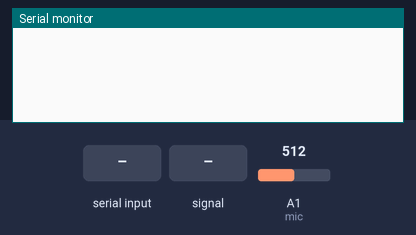
A sketch run on a simulated Arduino Uno, built with avr-gcc and run on an emulated ATmega328P. Shown: the last lines printed to the serial monitor. The inputs (shaded band) are chosen by the test bench; at power-on: A1 (mic) = 512.

Above: at 1.2 s.
1.3 s: "1" received over Serial
At 1.72 s:
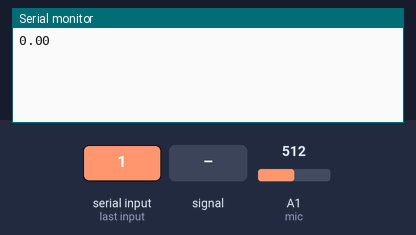
3.5 s: A1 (mic) fed a 200 Hz sine of ±81 counts around its level
At 3.88 s:
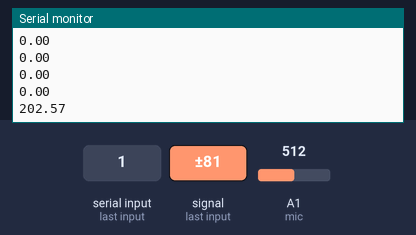
5.0 s: A1 (mic) fed a 1000 Hz sine of ±255 counts around its level
At 5.57 s:
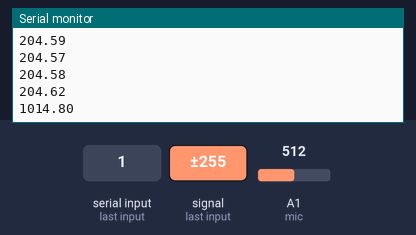
6.5 s: "0" received over Serial
At 7.01 s:
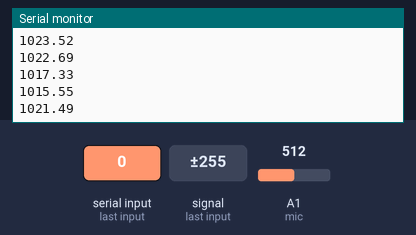
Timing chart, 0 to 9.0 s (numbered marks = the images above; inputs shaded):
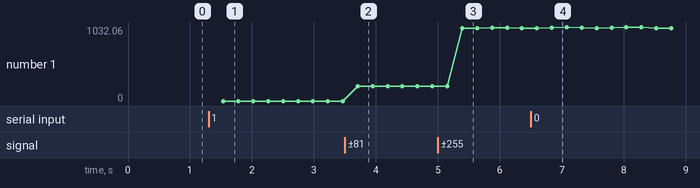

Measured:
- after the input at 1.3 s, the serial monitor: prints a new line after 0.24 s (image 1)
- after the input at 3.5 s, the serial monitor: prints a new line after 0.20 s (image 2)
- after the input at 5.0 s, the serial monitor: prints a new line after 0.39 s (image 3)
- after the input at 6.5 s, the serial monitor: prints a new line after 0.34 s (image 4)
- plotted number 1: 0 → 204.58 after the input at 3.5 s, 204.58 → 1017.33 after the input at 5.0 s, 1017.33 → 1014.98 after the input at 6.5 s

The sketch:

audiofrequencydetectorv1_0_ino__1_.ino
```cpp
// (licence header left out)
#include "arduinoFFT.h"

#define SAMPLES 128             //SAMPLES-pt FFT. Must be a base 2 number. Max 128 for Arduino Uno.
#define SAMPLING_FREQUENCY 2048 //Ts = Based on Nyquist, must be 2 times the highest expected frequency.
int rpm = 10;

arduinoFFT FFT = arduinoFFT();

#include <Adafruit_MotorShield.h>
#include <Wire.h>

#define ADDRESS 0x62

//Adafruit_MotorShield AFMS = Adafruit_MotorShield();
//Adafruit_StepperMotor *myMotor = AFMS.getStepper(360, 1);


unsigned int samplingPeriod;
unsigned long microSeconds;

int mic = A1;

double vReal[SAMPLES]; //create vector of size SAMPLES to hold real values
double vImag[SAMPLES]; //create vector of size SAMPLES to hold imaginary values

void setup()
{
    //AFMS.begin();
    Serial.begin(115200); //Baud rate for the Serial Monitor
    samplingPeriod = round(1000000*(1.0/SAMPLING_FREQUENCY)); //Period in microseconds
}

void loop()
{  if (Serial.available() > 0){

    //myMotor->setSpeed(rpm);

    //myMotor->step(360, FORWARD, DOUBLE);
    //myMotor->step(360, BACKWARD, DOUBLE);

    /*Sample SAMPLES times*/
    for(int i=0; i<SAMPLES; i++)
    {
        microSeconds = micros();    //Returns the number of microseconds since the Arduino board began running the current script.

        vReal[i] = analogRead(mic); //Reads the value from analog pin 0 (A0), quantize it and save it as a real term.
        vImag[i] = 0; //Makes imaginary term 0 always

        /*remaining wait time between samples if necessary*/
        while(micros() < (microSeconds + samplingPeriod))
        {
          //do nothing
        }
    }

    /*Perform FFT on samples*/
    FFT.Windowing(vReal, SAMPLES, FFT_WIN_TYP_HAMMING, FFT_FORWARD);
    FFT.Compute(vReal, vImag, SAMPLES, FFT_FORWARD);
    FFT.ComplexToMagnitude(vReal, vImag, SAMPLES);

    /*Find peak frequency and print peak*/
    double peak = FFT.MajorPeak(vReal, SAMPLES, SAMPLING_FREQUENCY);
    Serial.println(peak);     //Print out the most dominant frequency.

    /*Script stops here. Hardware reset required.*/
    //while (); //do one time
}}
```
